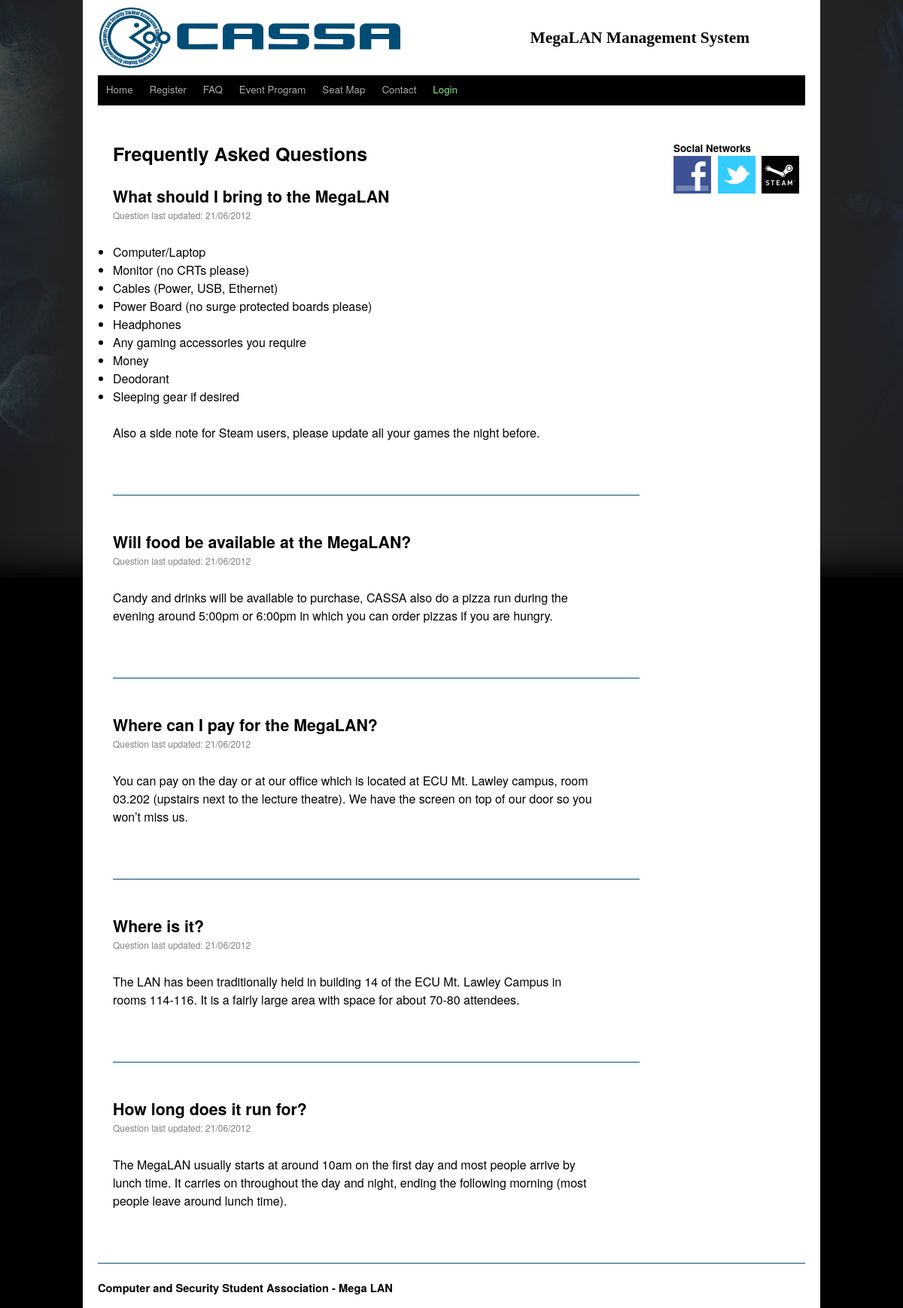
The app's page /faq.php with its own data.
### tables this page shows
CREATE TABLE IF NOT EXISTS `faq` (
  `FAQID` smallint(6) NOT NULL AUTO_INCREMENT,
  `faqDate` date DEFAULT NULL,
  `question` varchar(256) NOT NULL,
  `answer` varchar(1024) NOT NULL,
  PRIMARY KEY (`FAQID`)
);

### includes/functions.php (called while the page is built, shortened)
<?php
if (!function_exists("dateToScreen"))
{
	function dateToScreen($date)
	{
		$year = substr($date, 0, 4);
		$month = substr($date, 5, 2);
		$day = substr($date, 8, 2);
		$date = $day.'/'.$month.'/'.$year;
		return $date;
	}
}
?>

### faq.php (the view, shortened to what this page needs)
<!DOCTYPE html PUBLIC "-//W3C//DTD XHTML 1.0 Strict//EN" "http://www.w3.org/TR/xhtml1/DTD/xhtml1-strict.dtd">
<html xmlns="http://www.w3.org/1999/xhtml">
<?php
	include("includes/template.php");
	include("includes/conn.php");
?>
<head>
</head>
<body>
<center>
<div id='shell'>
<div id="content">
	<h1>Frequently Asked Questions</h1>
	<br />
<?php
echo '<div id="article">';
	$query = "SELECT * FROM `faq`";
	$result = $db->query($query);
	for ($i=0; $i<$result->num_rows; $i++)
	{
		$row = $result->fetch_assoc();
		$date = dateToScreen($row['faqDate']);
		$question = $row['question'];
		$answer = $row['answer'];
		echo '<div class="articleTitle" style="border: 0px solid black;">'.$question.'<br /></div>';
		echo '<div class="articleSubTitle" > Question last updated: ' . $date. '</div>';
		echo '<br><br><div class="articleMessage">'.$answer.'<br /><br /></div>';
		if ($i+1 < $result->num_rows)
		{
			echo '<br /><br />';
			echo '<div class="blueLine700"></div>';
			echo '<br /><br />';
		}
		else
		{
			echo '<br /><br />';
		}
	}
echo '</div>';
?>
</div>
<div id="footer">
</div>
</div>
</center>
</body>
</html>

### css/style.css (style rules this page uses)
h1 { color: black; font-size: 25px; }
html, body, #shell { height: 100%; margin-left: 0px; margin-right: 0px; margin-bottom: 0px; padding: 0px; }
body { background: black url('/CASSA/images/background/bg.jpg') top center no-repeat; font-family: "Helvetica Neue", Arial, Helvetica, "Nimbus Sans L", sans-serif; }
#shell { width: 980px; background-color: white; }
#content { min-height: 650px; }
#content { width: 650px; vertical-align: top; float: left; margin-left: 40px; text-align: left; }
#rightPanel { width: 180px; float: right; position: relative; left: -20px; }
#rightPanelNavigation { font-size: 10pt; text-align: left; position: relative; left: 5px; }
#footer { height: 60px; margin-left: 20px; position: relative; bottom: 0; clear: both; font-size: 11pt; text-align: left; }
.blueLine940 { background-color: #014C74; width: 940px; height: 1px; font-size: 2px; }
.blueLine700 { background-color: #014C74; width: 700px; height: 1px; font-size: 2px; }
#article { width: 640px; }
.articleTitle { font-weight: bold; line-height: 24pt; font-size: 16pt; }
.articleSubTitle { font-weight: normal; font-size: 9pt; color: grey; float: left; }
.articleMessage { font-size: 12pt; line-height: 18pt; }

### js/thickbox/thickbox.css (style rules this page uses)
* { padding: 0; margin: 0; }

### records on screen
faq: question "What should I bring to the MegaLAN", faqDate "21/06/2012", answer "Computer/Laptop Monitor (no CRTs please) Cables (Power, USB, Ethernet) Power Board (no surge protected boards please) Headphones Any gaming accessories you require Money Deodorant Sleeping gear if desired Also a side note for Steam users, please update all your games the night before."
faq: question "Will food be available at the MegaLAN?", faqDate "21/06/2012", answer "Candy and drinks will be available to purchase, CASSA also do a pizza run during the evening around 5:00pm or 6:00pm in which you can order pizzas if you are hungry."
faq: question "Where can I pay for the MegaLAN?", faqDate "21/06/2012", answer "You can pay on the day or at our office which is located at ECU Mt. Lawley campus, room 03.202 (upstairs next to the lecture theatre). We have the screen on top of our door so you won’t miss us."
faq: question "Where is it?", faqDate "21/06/2012", answer "The LAN has been traditionally held in building 14 of the ECU Mt. Lawley Campus in rooms 114-116. It is a fairly large area with space for about 70-80 attendees."
faq: question "How long does it run for?", faqDate "21/06/2012", answer "The MegaLAN usually starts at around 10am on the first day and most people arrive by lunch time. It carries on throughout the day and night, ending the following morning (most people leave around lunch time)."
